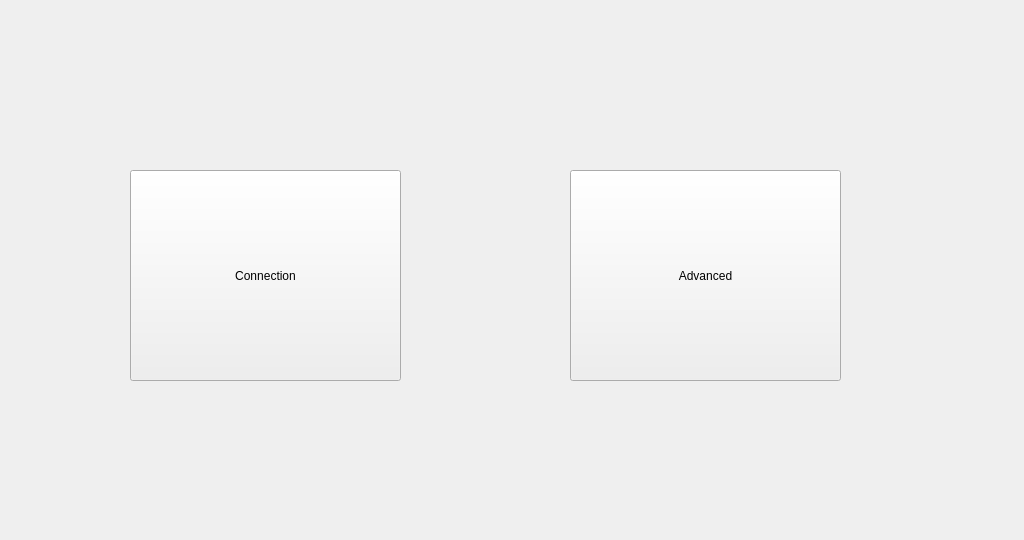
<?xml version="1.0" encoding="UTF-8"?>
<ui version="4.0">
 <class>SelectMenuWidget</class>
 <widget class="QWidget" name="SelectMenuWidget">
  <property name="geometry">
   <rect>
    <x>0</x>
    <y>0</y>
    <width>1024</width>
    <height>540</height>
   </rect>
  </property>
  <property name="windowTitle">
   <string>Dialog</string>
  </property>
  <widget class="QPushButton" name="BUTTON_ENTER_CONNECTION_MENU">
   <property name="geometry">
    <rect>
     <x>130</x>
     <y>170</y>
     <width>271</width>
     <height>211</height>
    </rect>
   </property>
   <property name="text">
    <string>Connection</string>
   </property>
  </widget>
  <widget class="QPushButton" name="BUTTON_ENTER_ADVANCED_MENU">
   <property name="geometry">
    <rect>
     <x>570</x>
     <y>170</y>
     <width>271</width>
     <height>211</height>
    </rect>
   </property>
   <property name="text">
    <string>Advanced</string>
   </property>
  </widget>
 </widget>
 <resources/>
 <connections/>
</ui>
